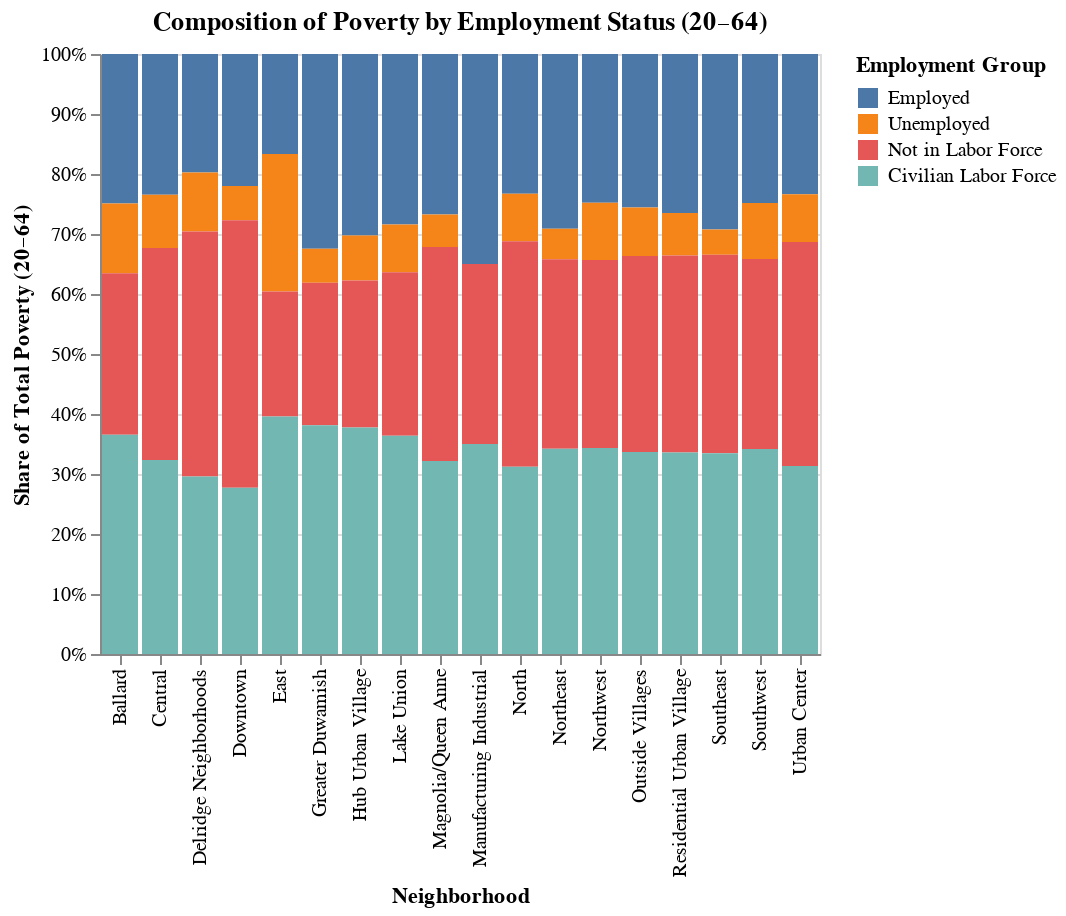

Source (notebook cell):
### Markdown cell above
## plot1

### Code cell
import altair as alt
alt.data_transformers.disable_max_rows()

chart1 = (
    alt.Chart(poverty_data)
    # Step 1: compute each group count directly
    .transform_calculate(
        employed_pov="datum['Pop 20–64 Employed Below Poverty']",
        unemployed_pov="datum['Pop 20–64 Unemployed below poverty']",
        notlf_pov="datum['Pop 20–64 Not in Labor Force Below Poverty']",
        civillbr_pov="datum['Pop 20–64 Civilian Labor Force Below Poverty']",
        total_pov="datum['Pop 20–64 Below Poverty']"
    )
    # Step 2: fold calculated fields into one tidy structure
    .transform_fold(
        ['employed_pov', 'unemployed_pov', 'notlf_pov','civillbr_pov'],
        as_=['Category', 'Value']
    )
    # Step 3: compute proportion of total poverty within each neighborhood
    .transform_calculate(
        pct="datum.Value / datum.total_pov"
    )
    .mark_bar()
    .encode(
        x=alt.X('Neighborhood Subtype:N', title='Neighborhood'),
        y=alt.Y('sum(pct):Q', stack='normalize', title='Share of Total Poverty (20–64)'),
        color=alt.Color('Category:N',
                        title='Employment Group',
                        scale=alt.Scale(domain=['employed_pov','unemployed_pov','notlf_pov','civillbr_pov']),
                        legend=alt.Legend(labelExpr="{'employed_pov':'Employed','unemployed_pov':'Unemployed','notlf_pov':'Not in Labor Force','civillbr_pov':'Civilian Labor Force'}[datum.label]")),
        tooltip=[
            alt.Tooltip('Neighborhood Subtype:N'),
            alt.Tooltip('Category:N', title='Employment Status'),
            alt.Tooltip('sum(pct):Q', format='.1%', title='Share of Poverty')
        ]
    )
    .properties(
        title='Composition of Poverty by Employment Status (20–64)'
    )
)
chart1
